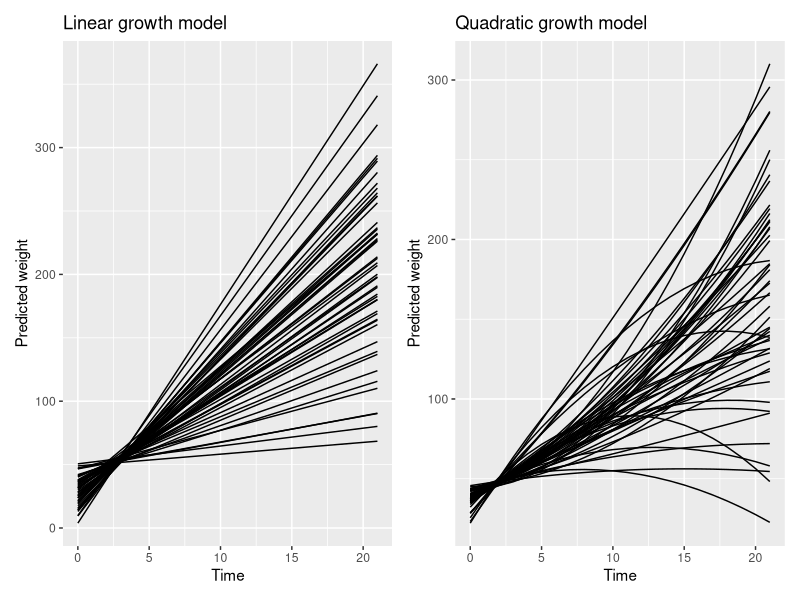
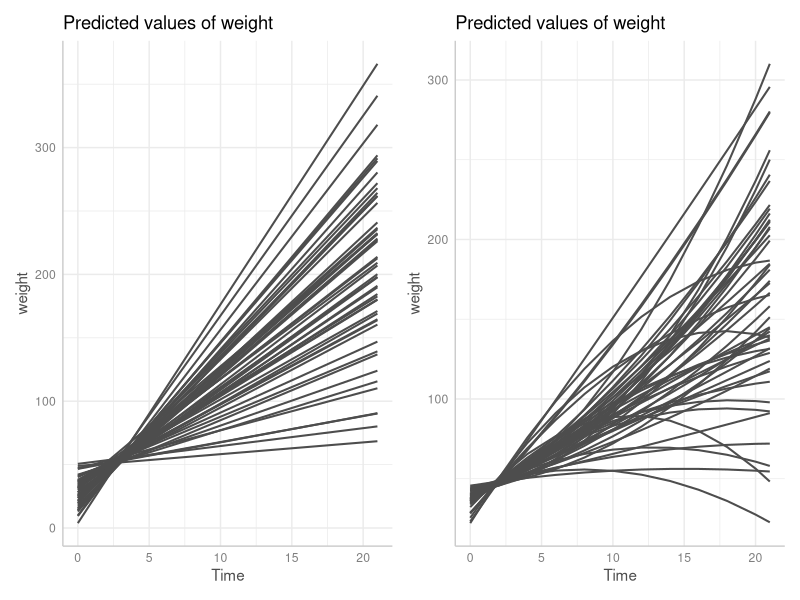
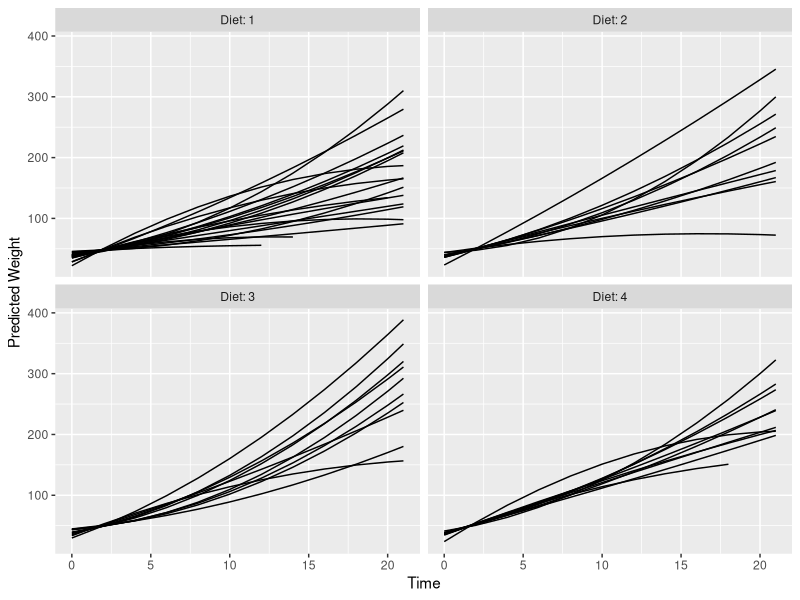
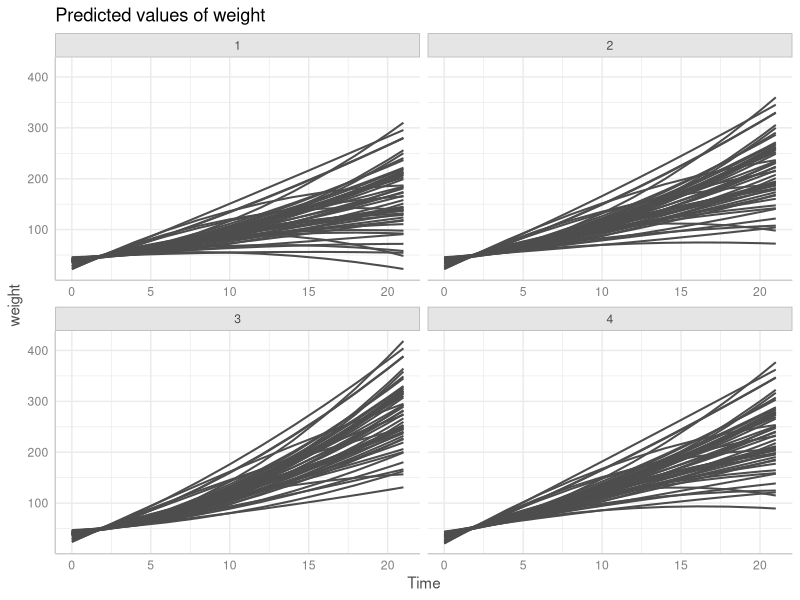
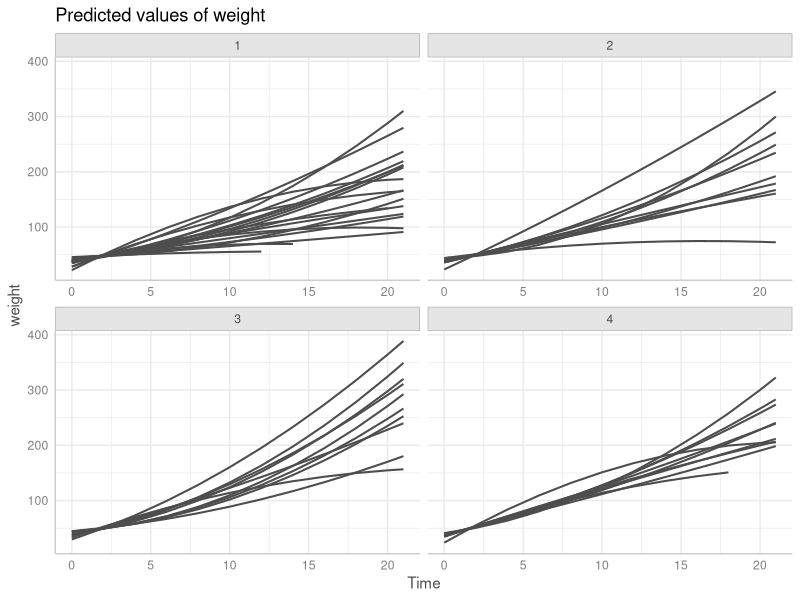
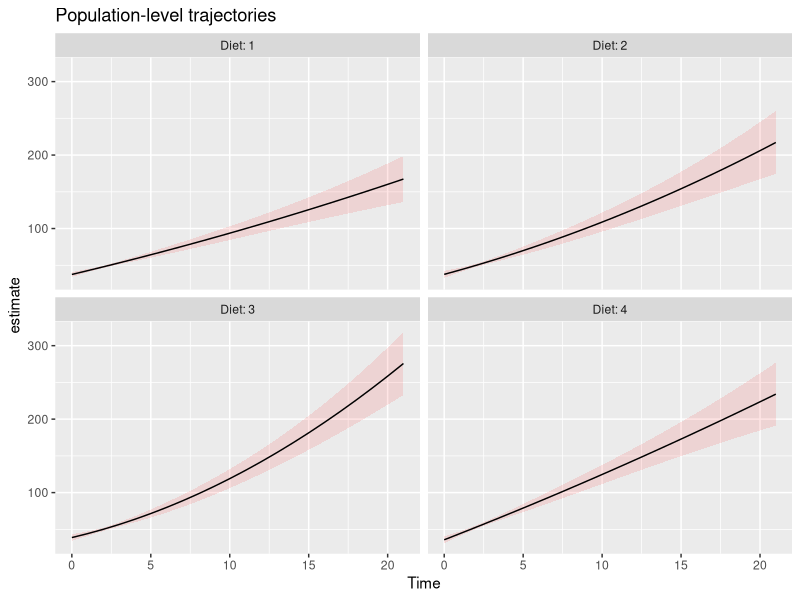

The R source for these figures, in order: (Note: this script raises an error after producing the figures.)
## ---- chunk 1
knitr::opts_chunk$set(collapse = TRUE, comment = "#>", dev = "png", fig.width = 7, fig.height = 4, message = FALSE, warning = FALSE)
options(width = 800)
if (!requireNamespace("ggplot2", quietly = TRUE) ||
    !requireNamespace("lme4", quietly = TRUE) ||
    !requireNamespace("patchwork", quietly = TRUE) ||
    !requireNamespace("marginaleffects", quietly = TRUE)) {
  knitr::opts_chunk$set(eval = FALSE)
}
## ---- chunk 2
library(lme4)            # modelling
library(ggeffects)       # predictions
library(marginaleffects) # predictions
library(ggplot2)         # plotting
library(patchwork)       # plot layout

data(ChickWeight)

model1 <- lmer(
  weight ~ 1 + Time + (1 + Time | Chick),
  data = ChickWeight
)

model2 <- lmer(
  weight ~ 1 + Time + I(Time^2) + Diet + Time:Diet + I(Time^2):Diet +
    (1 + Time + I(Time^2) | Chick),
  data = ChickWeight
)
## ---- chunk 3
pred1 <- predictions(model1,
  newdata = datagrid(
    Chick = ChickWeight$Chick,
    Time = 0:21
  )
)

p1 <- ggplot(pred1, aes(Time, estimate, level = Chick)) +
  geom_line() +
  labs(y = "Predicted weight", x = "Time", title = "Linear growth model")

pred2 <- predictions(model2,
  newdata = datagrid(
    Chick = ChickWeight$Chick,
    Time = 0:21
  )
)

p2 <- ggplot(pred2, aes(Time, estimate, level = Chick)) +
  geom_line() +
  labs(y = "Predicted weight", x = "Time", title = "Quadratic growth model")

p1 + p2
## ---- chunk 4
pr <- ggpredict(model1, terms = c("Time", "Chick"), type = "random")
p3 <- plot(pr, colors = rep("grey30", 50), show_ci = FALSE, show_legend = FALSE)

pr <- ggpredict(model2, terms = c("Time", "Chick"), type = "random")
p4 <- plot(pr, colors = rep("grey30", 50), show_ci = FALSE, show_legend = FALSE)

p3 + p4
## ---- chunk 5
pred <- predictions(model2)

ggplot(pred, aes(Time, estimate, level = Chick)) +
  geom_line() +
  ylab("Predicted Weight") +
  facet_wrap(~Diet, labeller = label_both)
## ---- chunk 6
pr <- ggpredict(model2, terms = c("Time", "Chick", "Diet"), type = "random")
plot(pr, colors = rep("grey30", 50), show_ci = FALSE, show_legend = FALSE)
## ---- chunk 7
pr <- ggpredict(model2, terms = c("Time", "Chick", "Diet"), type = "random")
plot(
  pr,
  colors = rep("grey30", 50),
  show_ci = FALSE,
  show_legend = FALSE,
  limit_range = TRUE
)
## ---- chunk 8
pred <- predictions(
  model2,
  newdata = datagrid(
    Chick = NA,
    Diet = 1:4,
    Time = 0:21
  ),
  re.form = NA
)

ggplot(pred, aes(x = Time, y = estimate, ymin = conf.low, ymax = conf.high)) +
  geom_ribbon(alpha = 0.1, fill = "red") +
  geom_line() +
  facet_wrap(~Diet, labeller = label_both) +
  labs(title = "Population-level trajectories")
## ---- chunk 9
pr <- ggpredict(fit2, terms = c("Time", "Diet"))
plot(pr, grid = TRUE)
